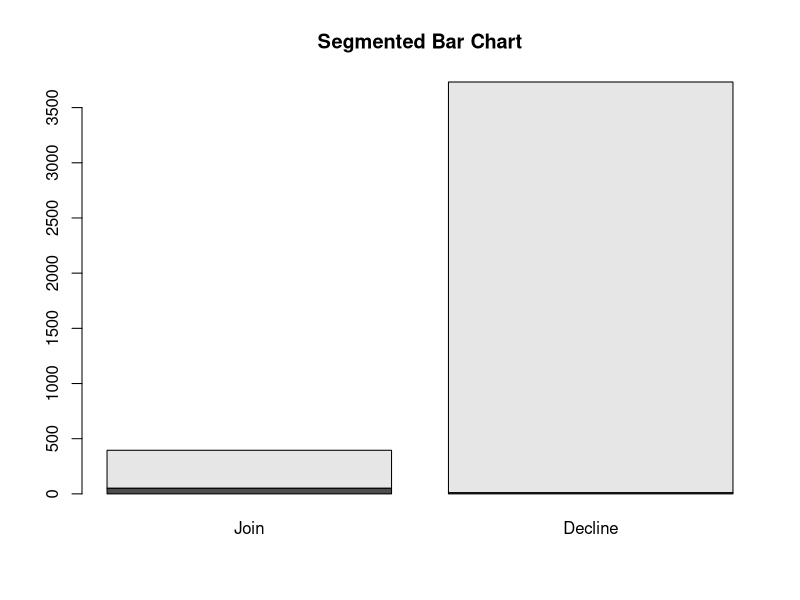
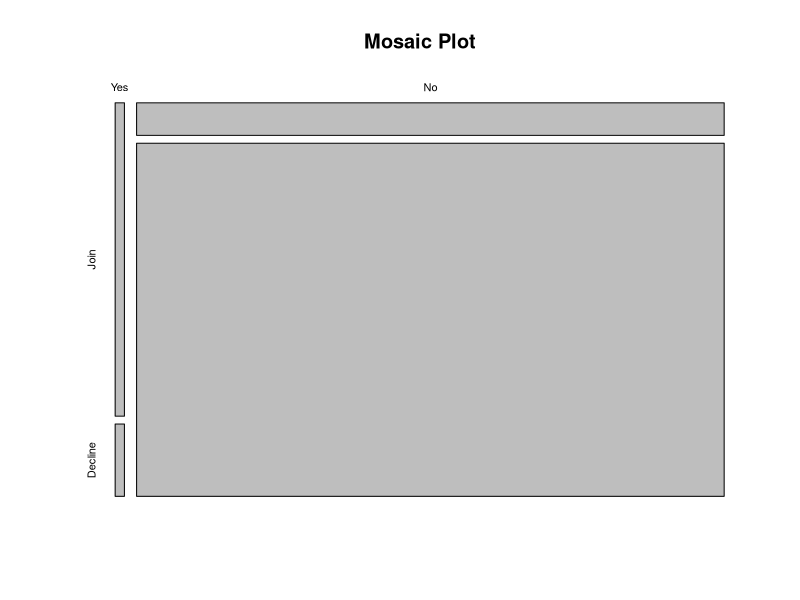

R code for these plots, in order:
#---------------------------------------------------------------------------
# Association between Categorical Variables
#
# Chapter 5 of Robert Stine and Dean Foster, *Statistics for Business: Decision Making and Analysis* 
#
# Andrew Heiss
# MBA 609 - November 2011
#
# Special instructions:
#   * This contains all the R stuff necessary to do all the analysis the chapter talks abour
#   * Run each line or each chunk of code individually
#
#--------------------------------------------------------------------------

#--------------------
# Data to work with
#--------------------

# Use any two categorical variables in a data frame...
# contingency_table <- xtabs(var1~var2)     # like this
#
# ...or build a contingency table on your own like so:
#
# Mailing list and sales
#       Join Decline
#   Yes   52      12
#   No   343    3720
#
# matrix(list of numbers, numer of rows, number of columns, byrow=TRUE/FALSE)
mailinglist <- matrix(c(52,12,343,3720), 2, 2, byrow=TRUE)

# Add row and column names
rownames(mailinglist) <- c('Yes', 'No')
colnames(mailinglist) <- c('Join', 'Decline')

# If byrow was false here, the table would look like this:
#       Join Decline
#   Yes   52    *343*
#   No   *12*    3720


#---------------
# Visual stuff
#---------------

# Segmented bar chart
barplot(mailinglist, main="Segmented Bar Chart")

# Moasic plot
mosaicplot(mailinglist, main="Mosaic Plot")


#--------------------------
# Contingency table stuff
#--------------------------

# Print counts
mailinglist                     # Counts

# Marginal distributions
margin.table(mailinglist, 1)    # Row totals
margin.table(mailinglist, 2)    # Column totals

# Cell proportions (conditional distributions)
prop.table(mailinglist)         # Cell percentages
prop.table(mailinglist, 1)      # Row percentages 
prop.table(mailinglist, 2)      # Column percentages

# Expected cell values: (Row * Column) / Total
as.array(margin.table(mailinglist,1)) %*% t(as.array(margin.table(mailinglist,2))) / margin.table(mailinglist)

# OR an easier way... the Chi-squared function calculates expected results in the background
# Other values you can get out of the function: statistic, paramter, p.value, method, data.name, observed, expected, residuals. Neato.
chisq.test(mailinglist)$expected


# Alternatively, get a big fancy contingency table with all the counts, percentages, and expected values with the gmodels package
library(gmodels)
CrossTable(mailinglist, expected=TRUE)
# or if you're not using a matrix, CrossTable(var1, var2, ...)


#--------------------------------
# Strength of association stuff
#--------------------------------

# At the end of the CrossTable() output, R gives two different Chi-squared results, Pearson's and Pearson's with Yate's continuity correction (which only applies to 2x2 tables). Here's how you get those numbers with R only:
# Pearson's test alone
chisq.test(mailinglist, correct=FALSE)

# Pearson's test with Yates' correction (whatever that means)
chisq.test(mailinglist)


# You need to load the vcd library to find Cramer's V
library(vcd)
assocstats(mailinglist)

# Or if you just want Cramer's V instead of the whole table...
assocstats(mailinglist)$cramer


#--------------------
# Nerdy extra stuff
#--------------------

# You can use this formula to calculate Cramer's V without loading the VCD library

cramers_v <- function(x){
    CV <- sqrt(chisq.test(x, correct = FALSE)$statistic /
              (sum(x) * min(dim(x) - 1)))

    as.numeric(CV)
}

cramers_v(mailinglist)



# How to determine the threshold Chi-squared value (if you don't want to look at the automatic output...).
# qchisq() basically eliminates the need for those look-up tables
# degree of freedom = number of rows-number of columns
qchisq(0.95, df=1)      # 95% confidence level with 1 degree of freedom
qchisq(0.99, df=7)      # 99% confidence level with 7 degrees of freedom


# Or, if you want to see a whole table of threshold values for different degrees of freedom and confidence levels, run this nifty script:
# Choose how many degrees of freedom and confidence levels you want to show
df <- 1:15                          # 15 degrees of freedom, from 1-15
ci <- c(0.90, 0.95, 0.99, 0.999)    # 4 confidence levels

# Start building chi-squared table with rows for degrees of freedom
chitable <- matrix(df)

# Loop through all the confidence levels and build a table
for (i in 1:length(ci)) {
    # cbind() on an existing table or matrix adds a column, so add a new column for each confidence level
    chitable <- cbind(chitable, qchisq(ci[i], df))
}

# Add column names by appending the ci vector after the first column name
colnames(chitable) <- (append(c("DF"), ci))

# Show the final table
chitable
